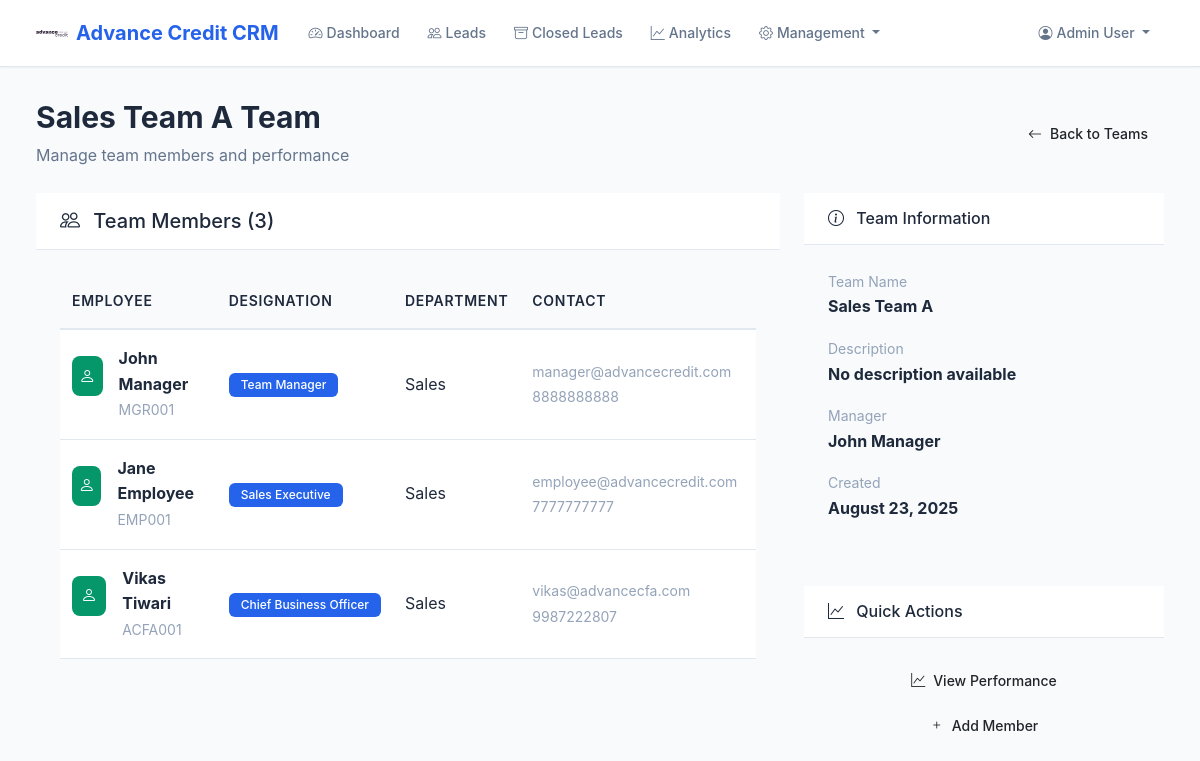
The page /crm/teams/2/members (signed in) on the database its author committed.
### src/shared/crm_models.py (models this page shows)
class User(CRMBase):
    __tablename__ = "users"
    user_id = Column(Integer, primary_key=True, index=True)
    name = Column(String(128), nullable=False)
    email = Column(String(128), unique=True, nullable=False)
    phone = Column(String(32), unique=True, nullable=False)
    password_hash = Column(String(128), nullable=False)
    role = Column(String(32), default="employee")  # 'employee', 'manager', 'admin'
    is_active = Column(Boolean, default=True)
    created_at = Column(DateTime, server_default=func.now())
    employee = relationship("Employee", back_populates="user", uselist=False)

class Team(CRMBase):
    __tablename__ = "teams"
    team_id = Column(Integer, primary_key=True, index=True)
    name = Column(String(128), unique=True, nullable=False)
    manager_id = Column(Integer, ForeignKey("employees.employee_id"), nullable=True)
    created_at = Column(DateTime, server_default=func.now())
    manager = relationship("Employee", foreign_keys=[manager_id], back_populates="managed_teams")
    members = relationship("Employee", foreign_keys="Employee.team_id", back_populates="team")

class Employee(CRMBase):
    __tablename__ = "employees"
    employee_id = Column(Integer, primary_key=True, index=True)
    user_id = Column(Integer, ForeignKey("users.user_id"), unique=True, nullable=False)
    employee_code = Column(String(64), unique=True, nullable=False)
    designation = Column(String(64))
    department = Column(String(64))
    team_id = Column(Integer, ForeignKey("teams.team_id"), nullable=True)
    salary = Column(Float, default=0.0)
    commission_rate = Column(Float, default=0.0)
    is_active = Column(Boolean, default=True)
    joining_date = Column(Date, server_default=func.current_date())
    created_at = Column(DateTime, server_default=func.now())
    updated_at = Column(DateTime, onupdate=func.now())
    user = relationship("User", back_populates="employee")
    team = relationship("Team", foreign_keys=[team_id], back_populates="members")
    managed_teams = relationship("Team", foreign_keys="Team.manager_id", back_populates="manager")
    assigned_leads = relationship("LeadAssignment", foreign_keys="LeadAssignment.employee_id", back_populates="employee")
    billings = relationship("Billing", back_populates="employee")
    commissions = relationship("Commission", back_populates="employee")
    activities = relationship("LeadActivity", back_populates="employee")

### src/crm/routes.py (the view)
@router.get("/teams/{team_id}/members", response_class=HTMLResponse)
def team_members(request: Request, team_id: int, db: Session = Depends(get_db)):
    user_id = request.session.get("user_id")
    if not user_id:
        return RedirectResponse("/crm/unauthorized", status_code=status.HTTP_302_FOUND)
    user = db.query(User).filter(User.user_id == user_id).first()
    if not user or user.role != "admin":
        return RedirectResponse("/crm/unauthorized", status_code=status.HTTP_302_FOUND)
    team = db.query(Team).filter(Team.team_id == team_id).first()
    if not team:
        raise HTTPException(status_code=404, detail="Team not found")
    members = db.query(Employee).filter(Employee.team_id == team_id).all()
    return templates.TemplateResponse("team_members.html", {
        "request": request,
        "team": team,
        "members": members
    })

### src/crm/templates/team_members.html (shortened to what this page needs)
{% extends 'base.html' %}
{% block content %}
<div class="container-fluid">
    <div class="d-flex justify-content-between align-items-center mb-4">
        <div>
            <h1 class="page-title">{{ team.name }} Team</h1>
            <p class="page-subtitle">Manage team members and performance</p>
        </div>
        <a href="/crm/teams" class="btn btn-modern btn-secondary-modern">
            <i class="bi bi-arrow-left me-2"></i>Back to Teams
        </a>
    </div>
    <div class="row mb-4">
        <div class="col-lg-8">
            <div class="glass-card">
                <div class="card-header">
                    <h5 class="mb-0">
                        <i class="bi bi-people me-2"></i>
                        Team Members ({{ members|length }})
                    </h5>
                </div>
                <div class="card-body">
                    {% if members %}
                    <div class="table-responsive">
                        <table class="table table-modern">
                            <thead>
                                <tr>
                                    <th>Employee</th>
                                    <th>Designation</th>
                                    <th>Department</th>
                                    <th>Contact</th>
                                    <th>Status</th>
                                </tr>
                            </thead>
                            <tbody>
                                {% for member in members %}
                                <tr>
                                    <td>
                                        <div class="d-flex align-items-center">
                                            <div class="stats-icon success me-3" style="width: 40px; height: 40px; font-size: 1rem;">
                                                <i class="bi bi-person"></i>
                                            </div>
                                            <div>
                                                <strong>{{ member.user.name }}</strong>
                                                <br>
                                                <small class="text-muted">{{ member.employee_code }}</small>
                                            </div>
                                        </div>
                                    </td>
                                    <td>
                                        <span class="badge badge-modern bg-primary">{{ member.designation }}</span>
                                    </td>
                                    <td>{{ member.department }}</td>
                                    <td>
                                        <div>
                                            <small class="text-muted">{{ member.user.email }}</small>
                                            <br>
                                            <small class="text-muted">{{ member.user.phone }}</small>
                                        </div>
                                    </td>
                                    <td>
                                    </td>
                                </tr>
                                {% endfor %}
                            </tbody>
                        </table>
                    </div>
                    {% endif %}
                </div>
            </div>
        </div>
        <div class="col-lg-4">
            <div class="glass-card">
                <div class="card-header">
                    <h6 class="mb-0">
                        <i class="bi bi-info-circle me-2"></i>
                        Team Information
                    </h6>
                </div>
                <div class="card-body">
                    <div class="mb-3">
                        <small class="text-muted">Team Name</small>
                        <div class="fw-bold">{{ team.name }}</div>
                    </div>
                    <div class="mb-3">
                        <small class="text-muted">Description</small>
                        <div class="fw-bold">{{ team.description or 'No description available' }}</div>
                    </div>
                    <div class="mb-3">
                        <small class="text-muted">Manager</small>
                        <div class="fw-bold">
                            {% if team.manager %}
                            {{ team.manager.user.name }}
                            {% else %}
                            <span class="text-muted">No manager assigned</span>
                            {% endif %}
                        </div>
                    </div>
                    <div class="mb-3">
                        <small class="text-muted">Created</small>
                        <div class="fw-bold">{{ team.created_at.strftime('%B %d, %Y') }}</div>
                    </div>
                </div>
            </div>
            <div class="glass-card mt-4">
                <div class="card-header">
                    <h6 class="mb-0">
                        <i class="bi bi-graph-up me-2"></i>
                        Quick Actions
                    </h6>
                </div>
                <div class="card-body">
                    <div class="d-grid gap-2">
                        <a href="/crm/teams/{{ team.team_id }}/performance" class="btn btn-modern btn-primary-modern">
                            <i class="bi bi-graph-up me-2"></i>View Performance
                        </a>
                        <a href="/crm/employees" class="btn btn-modern btn-secondary-modern">
                            <i class="bi bi-plus me-2"></i>Add Member
                        </a>
                    </div>
                </div>
            </div>
        </div>
    </div>
</div>
{% endblock %}

### src/crm/templates/base.html (shortened to what this page needs)
<!DOCTYPE html>
<html lang="en">
<head>
    <link href="https://cdn.jsdelivr.net/npm/bootstrap@5.3.0/dist/css/bootstrap.min.css" rel="stylesheet">
    <link href="https://cdn.jsdelivr.net/npm/bootstrap-icons@1.10.0/font/bootstrap-icons.css" rel="stylesheet">
</head>
<body>
    <nav class="navbar navbar-expand-lg">
        <div class="container-fluid">
            <a class="navbar-brand" href="/crm/dashboard">
                <img src="/crm/static/ac-logo-1.svg" alt="Advance Credit">
                Advance Credit CRM
            </a>
            <div class="collapse navbar-collapse" id="navbarNav">
                <ul class="navbar-nav me-auto">
                    <li class="nav-item">
                        <a class="nav-link {% if request.url.path == '/crm/dashboard' %}active{% endif %}" href="/crm/dashboard">
                            <i class="bi bi-speedometer2 me-1"></i>Dashboard
                        </a>
                    </li>
                    <li class="nav-item">
                        <a class="nav-link {% if request.url.path == '/crm/unified-leads' %}active{% endif %}" href="/crm/unified-leads">
                            <i class="bi bi-people me-1"></i>Leads
                        </a>
                    </li>
                    <li class="nav-item">
                        <a class="nav-link {% if request.url.path == '/crm/close-leads' %}active{% endif %}" href="/crm/close-leads">
                            <i class="bi bi-archive me-1"></i>Closed Leads
                        </a>
                    </li>
                    <li class="nav-item">
                        <a class="nav-link {% if request.url.path == '/crm/analytics' %}active{% endif %}" href="/crm/analytics">
                            <i class="bi bi-graph-up me-1"></i>Analytics
                        </a>
                    </li>
                    {% if request.session.get('user_role') in ['admin', 'manager'] %}
                    <li class="nav-item dropdown">
                        <a class="nav-link dropdown-toggle" href="#" role="button" data-bs-toggle="dropdown">
                            <i class="bi bi-gear me-1"></i>Management
                        </a>
                    </li>
                    {% endif %}
                </ul>
                <ul class="navbar-nav">
                    <li class="nav-item dropdown">
                        <a class="nav-link dropdown-toggle" href="#" role="button" data-bs-toggle="dropdown">
                            <i class="bi bi-person-circle me-1"></i>{{ request.session.get('user_name', 'User') }}
                        </a>
                    </li>
                </ul>
            </div>
        </div>
    </nav>
    <main class="main-content">
        {% block content %}{% endblock %}
    </main>
</body>
</html>

### src/crm/templates/base.html (style rules this page uses)
:root { --primary-color: #2563eb; --primary-dark: #1d4ed8; --secondary-color: #64748b; --success-color: #059669; --warning-color: #d97706; --danger-color: #dc2626; --info-color: #0891b2; --light-bg: #f8fafc; --white: #ffffff; --border-color: #e2e8f0; --text-primary: #1e293b; --text-secondary: #64748b; --text-muted: #94a3b8; --shadow-sm: 0 1px 2px 0 rgb(0 0 0 / 0.05); --shadow-md: 0 4px 6px -1px rgb(0 0 0 / 0.1), 0 2px 4px -2px rgb(0 0 0 / 0.1); --shadow-lg: 0 10px 15px -3px rgb(0 0 0 / 0.1), 0 4px 6px -4px rgb(0 0 0 / 0.1); --shadow-xl: 0 20px 25px -5px rgb(0 0 0 / 0.1), 0 8px 10px -6px rgb(0 0 0 / 0.1); }
* { box-sizing: border-box; }
body { background-color: var(--light-bg); font-family: 'Inter', -apple-system, BlinkMacSystemFont, 'Segoe UI', Roboto, sans-serif; color: var(--text-primary); line-height: 1.6; margin: 0; padding: 0; }
.navbar { background: var(--white); border-bottom: 1px solid var(--border-color); box-shadow: var(--shadow-sm); padding: 0.75rem 1.5rem; position: sticky; top: 0; z-index: 1000; }
.navbar-brand { font-weight: 700; font-size: 1.25rem; color: var(--primary-color) !important; display: flex; align-items: center; gap: 0.5rem; }
.navbar-brand img { width: 32px; height: 32px; }
.nav-link { color: var(--text-secondary) !important; font-weight: 500; font-size: 0.875rem; padding: 0.5rem 0.75rem !important; border-radius: 0.375rem; transition: all 0.2s ease; margin: 0 0.125rem; }
.main-content { padding: 2rem 1.5rem; min-height: calc(100vh - 70px); }
.card-header { background: var(--white); border-bottom: 1px solid var(--border-color); padding: 1rem 1.5rem; font-weight: 600; color: var(--text-primary); }
.card-body { padding: 1.5rem; }
.btn { font-weight: 500; border-radius: 0.5rem; padding: 0.5rem 1rem; font-size: 0.875rem; transition: all 0.2s ease; border: none; }
.table { margin-bottom: 0; }
.table th { background-color: #f8fafc; border-bottom: 2px solid var(--border-color); font-weight: 600; color: var(--text-primary); font-size: 0.875rem; text-transform: uppercase; letter-spacing: 0.05em; padding: 1rem 0.75rem; }
.table td { padding: 1rem 0.75rem; vertical-align: middle; border-bottom: 1px solid var(--border-color); color: var(--text-primary); }
.badge { font-weight: 500; padding: 0.375rem 0.75rem; border-radius: 0.375rem; font-size: 0.75rem; }
.badge.bg-primary { background-color: var(--primary-color) !important; }
.text-muted { color: var(--text-muted) !important; }
.stats-icon { width: 48px; height: 48px; border-radius: 0.5rem; display: flex; align-items: center; justify-content: center; margin: 0 auto 1rem; font-size: 1.25rem; color: var(--white); }
.stats-icon.success { background: var(--success-color); }
.page-title { font-size: 1.875rem; font-weight: 700; color: var(--text-primary); margin-bottom: 0.5rem; }
.page-subtitle { color: var(--text-secondary); font-size: 1rem; margin-bottom: 0; }

### rows shown on the page
User: session.get "Admin User"
Team: name "Sales Team A", created_at "August 23, 2025"
Employee: user.name "John Manager", employee_code "MGR001", designation "Team Manager", department "Sales", user.email "manager@advancecredit.com", user.phone "8888888888"
Employee: user.name "Jane Employee", employee_code "EMP001", designation "Sales Executive", department "Sales", user.email "employee@advancecredit.com", user.phone "7777777777"
Employee: user.name "Vikas Tiwari", employee_code "ACFA001", designation "Chief Business Officer", department "Sales", user.email "vikas@advancecfa.com", user.phone "9987222807"
User: manager.user.name "John Manager"

### other values the page prints
{{ members|length }} "3"
{{ team.description or 'No description available' }} "No description available"
